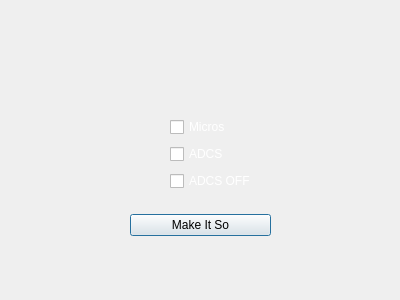
<?xml version="1.0" encoding="UTF-8"?>
<ui version="4.0">
 <class>Dialog</class>
 <widget class="QDialog" name="Dialog">
  <property name="geometry">
   <rect>
    <x>0</x>
    <y>0</y>
    <width>400</width>
    <height>300</height>
   </rect>
  </property>
  <property name="sizePolicy">
   <sizepolicy hsizetype="Fixed" vsizetype="Fixed">
    <horstretch>0</horstretch>
    <verstretch>0</verstretch>
   </sizepolicy>
  </property>
  <property name="minimumSize">
   <size>
    <width>400</width>
    <height>300</height>
   </size>
  </property>
  <property name="maximumSize">
   <size>
    <width>400</width>
    <height>300</height>
   </size>
  </property>
  <property name="cursor">
   <cursorShape>ArrowCursor</cursorShape>
  </property>
  <property name="windowTitle">
   <string>Upload</string>
  </property>
  <property name="windowIcon">
   <iconset>
    <normaloff>graphics/icon.png</normaloff>graphics/icon.png</iconset>
  </property>
  <property name="statusTip">
   <string/>
  </property>
  <property name="styleSheet">
   <string notr="true"/>
  </property>
  <widget class="QLabel" name="loadlabel_stars">
   <property name="enabled">
    <bool>true</bool>
   </property>
   <property name="geometry">
    <rect>
     <x>0</x>
     <y>0</y>
     <width>400</width>
     <height>300</height>
    </rect>
   </property>
   <property name="text">
    <string/>
   </property>
   <property name="alignment">
    <set>Qt::AlignCenter</set>
   </property>
  </widget>
  <widget class="QLabel" name="uploadlabel">
   <property name="geometry">
    <rect>
     <x>40</x>
     <y>40</y>
     <width>321</width>
     <height>61</height>
    </rect>
   </property>
   <property name="font">
    <font>
     <family>Roboto</family>
     <pointsize>9</pointsize>
    </font>
   </property>
   <property name="styleSheet">
    <string notr="true">color:white;</string>
   </property>
   <property name="text">
    <string/>
   </property>
   <property name="pixmap">
    <pixmap>graphics/resetting_head.png</pixmap>
   </property>
   <property name="alignment">
    <set>Qt::AlignCenter</set>
   </property>
   <property name="wordWrap">
    <bool>true</bool>
   </property>
  </widget>
  <widget class="QWidget" name="verticalLayoutWidget">
   <property name="geometry">
    <rect>
     <x>170</x>
     <y>110</y>
     <width>85</width>
     <height>91</height>
    </rect>
   </property>
   <layout class="QVBoxLayout" name="verticalLayout">
    <property name="spacing">
     <number>0</number>
    </property>
    <item>
     <widget class="QCheckBox" name="Micros">
      <property name="styleSheet">
       <string notr="true">color:white;</string>
      </property>
      <property name="text">
       <string>Micros</string>
      </property>
      <property name="tristate">
       <bool>false</bool>
      </property>
     </widget>
    </item>
    <item>
     <widget class="QCheckBox" name="ADCS">
      <property name="styleSheet">
       <string notr="true">color:white;</string>
      </property>
      <property name="text">
       <string>ADCS</string>
      </property>
     </widget>
    </item>
    <item>
     <widget class="QCheckBox" name="ADCS_STOP">
      <property name="styleSheet">
       <string notr="true">color:white;</string>
      </property>
      <property name="text">
       <string>ADCS OFF</string>
      </property>
     </widget>
    </item>
   </layout>
  </widget>
  <widget class="QWidget" name="verticalLayoutWidget_2">
   <property name="geometry">
    <rect>
     <x>130</x>
     <y>210</y>
     <width>141</width>
     <height>31</height>
    </rect>
   </property>
   <layout class="QVBoxLayout" name="verticalLayout_2">
    <item>
     <widget class="QPushButton" name="GO">
      <property name="text">
       <string>Make It So</string>
      </property>
     </widget>
    </item>
   </layout>
  </widget>
 </widget>
 <resources/>
 <connections/>
</ui>
